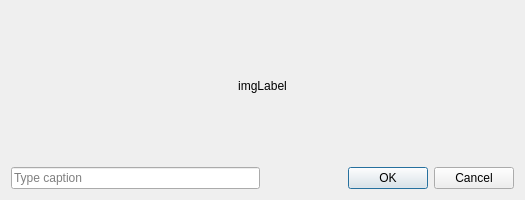
<?xml version="1.0" encoding="UTF-8"?>
<ui version="4.0">
 <class>MediaPreviewDialog</class>
 <widget class="QDialog" name="MediaPreviewDialog">
  <property name="geometry">
   <rect>
    <x>0</x>
    <y>0</y>
    <width>525</width>
    <height>200</height>
   </rect>
  </property>
  <property name="windowTitle">
   <string>Confirm and set caption</string>
  </property>
  <layout class="QHBoxLayout" name="horizontalLayout_2">
   <item>
    <layout class="QVBoxLayout" name="verticalLayout">
     <item>
      <widget class="QLabel" name="img">
       <property name="sizePolicy">
        <sizepolicy hsizetype="Expanding" vsizetype="Expanding">
         <horstretch>0</horstretch>
         <verstretch>0</verstretch>
        </sizepolicy>
       </property>
       <property name="text">
        <string>imgLabel</string>
       </property>
       <property name="scaledContents">
        <bool>false</bool>
       </property>
       <property name="alignment">
        <set>Qt::AlignCenter</set>
       </property>
      </widget>
     </item>
     <item>
      <layout class="QHBoxLayout" name="horizontalLayout">
       <item>
        <widget class="QLineEdit" name="caption">
         <property name="maxLength">
          <number>160</number>
         </property>
         <property name="placeholderText">
          <string>Type caption</string>
         </property>
        </widget>
       </item>
       <item>
        <widget class="QDialogButtonBox" name="buttonBox">
         <property name="standardButtons">
          <set>QDialogButtonBox::Cancel|QDialogButtonBox::Ok</set>
         </property>
        </widget>
       </item>
      </layout>
     </item>
    </layout>
   </item>
  </layout>
 </widget>
 <resources/>
 <connections>
  <connection>
   <sender>buttonBox</sender>
   <signal>accepted()</signal>
   <receiver>MediaPreviewDialog</receiver>
   <slot>accept()</slot>
   <hints>
    <hint type="sourcelabel">
     <x>389</x>
     <y>175</y>
    </hint>
    <hint type="destinationlabel">
     <x>262</x>
     <y>99</y>
    </hint>
   </hints>
  </connection>
  <connection>
   <sender>buttonBox</sender>
   <signal>rejected()</signal>
   <receiver>MediaPreviewDialog</receiver>
   <slot>reject()</slot>
   <hints>
    <hint type="sourcelabel">
     <x>389</x>
     <y>175</y>
    </hint>
    <hint type="destinationlabel">
     <x>262</x>
     <y>99</y>
    </hint>
   </hints>
  </connection>
 </connections>
</ui>
